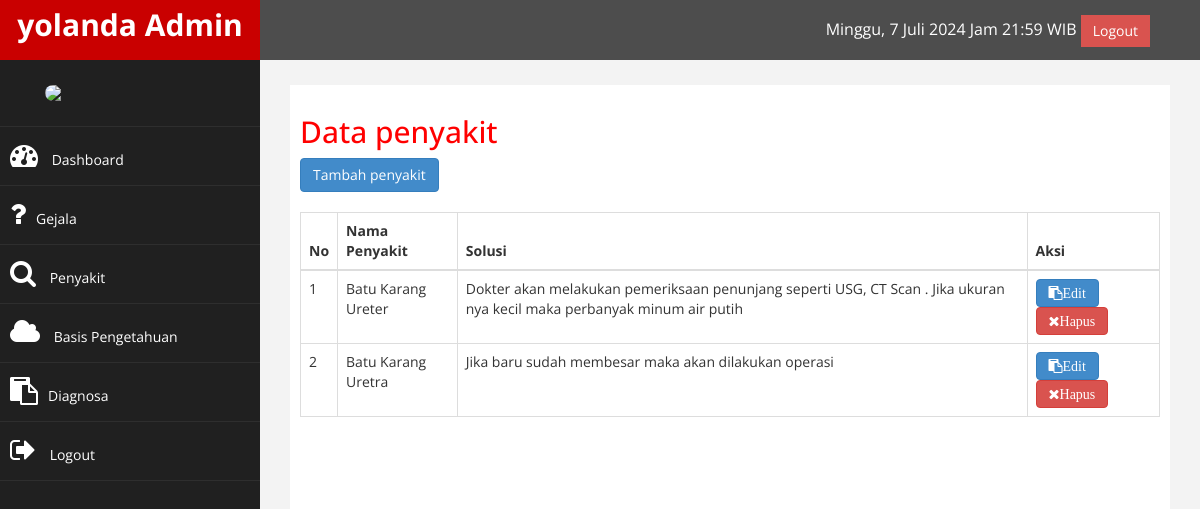
Screenshot of /admin/index.php?halaman=penyakit (signed in) with the database file from the repository.
### tables this page shows
CREATE TABLE IF NOT EXISTS `penyakit` (
  `id_penyakit` int(11) NOT NULL AUTO_INCREMENT,
  `kode_penyakit` varchar(255) NOT NULL,
  `nama_penyakit` varchar(255) NOT NULL,
  `solusi` text NOT NULL,
  PRIMARY KEY (`id_penyakit`)
);

### admin/penyakit.php (the view)
<h2> Data penyakit</h2>
<a href="index.php?halaman=penyakittambah" class="btn-primary btn">Tambah penyakit</a>
<br>
<br>
<table class="table table-bordered">
    <thead>
        <tr>
            <th>No</th>
            <th>Nama Penyakit</th>
            <th>Solusi</th>
            <th>Aksi</th>
        </tr>
    </thead>
    <tbody>
        <?php $nomor=1;?>
        <?php $ambil=$koneksi->query("SELECT * FROM penyakit");?>
        <?php while($pecah = $ambil->fetch_assoc()){?>
        <tr>
            <td><?php echo $nomor; ?></td>
            <td><?php echo $pecah['nama_penyakit'];?></td>
            <td><?php echo $pecah['solusi'];?></td>
            <td>
                <a href="index.php?halaman=penyakitubah&id=<?php echo $pecah['id_penyakit'];?>" i class="fa fa-clipboard fa-1x btn-primary btn">Edit</a>
                <a href="index.php?halaman=penyakithapus&id=<?php echo $pecah['id_penyakit'];?>" i class="fa fa-times fa-1x btn-danger btn" onclick="return confirm('Apakah yakin ingin menghapus data penyakit?');">Hapus</a>
            </td>
        </tr>
        <?php $nomor++;?>
        <?php }?>
    </tbody>
</table>

### assets/css/custom.css (style rules this page uses)
body { font-family: 'Open Sans', sans-serif; }
h2 { color: #f00; }

### rows the page displays
penyakit: nama_penyakit "Batu Karang Ureter", solusi "Dokter akan melakukan pemeriksaan penunjang seperti USG, CT Scan . Jika ukuran nya kecil maka perbanyak minum air putih"
penyakit: nama_penyakit "Batu Karang Uretra", solusi "Jika baru sudah membesar maka akan dilakukan operasi"

### other values shown
$_SESSION['user']['nama_lengkap'] "yolanda"
